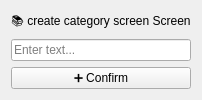
<?xml version="1.0" encoding="UTF-8"?>
<ui version="4.0">
 <class>create_category_screen</class>
 <widget class="QWidget" name="create_category_screen">
  <layout class="QVBoxLayout" name="verticalLayout">
   <item>
    <widget class="QLabel" name="label_heading">
     <property name="text">
      <string>📚 create category screen Screen</string>
     </property>
     <property name="alignment">
      <set>Qt::AlignCenter</set>
     </property>
    </widget>
   </item>
   <item>
    <widget class="QLineEdit" name="titleInput">
     <property name="placeholderText">
      <string>Enter text...</string>
     </property>
    </widget>
   </item>
   <item>
    <widget class="QPushButton" name="saveButton">
     <property name="text">
      <string>➕ Confirm</string>
     </property>
    </widget>
   </item>
  </layout>
 </widget>
 <resources/>
 <connections/>
</ui>
